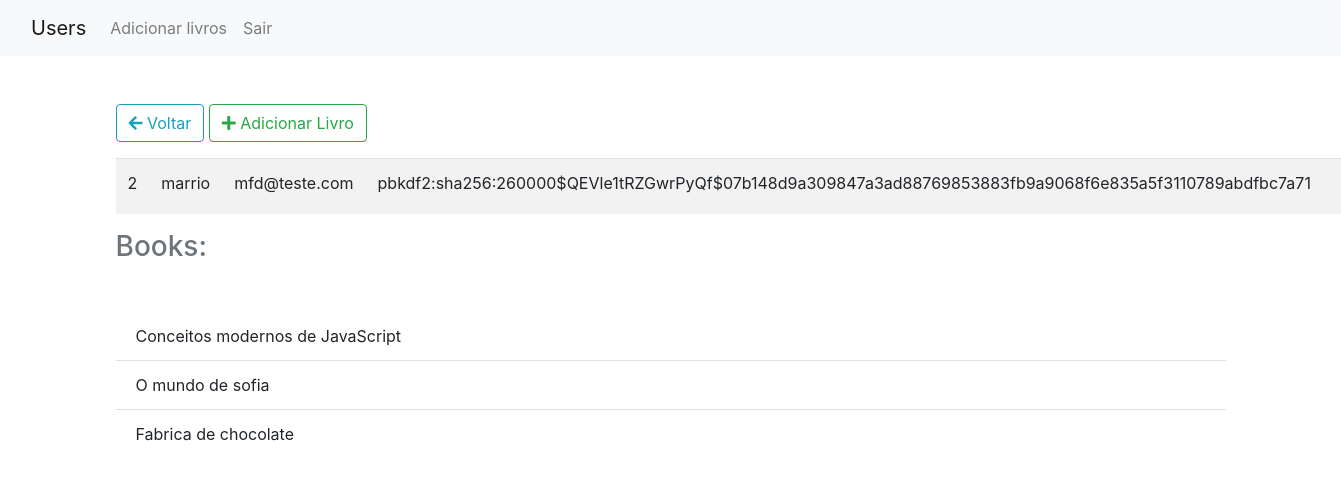
Screenshot of /user/2 (signed in) with the database file from the repository.
### app/models.py (models this page shows, shortened)
class User(db.Model, UserMixin):
    __tablename__ = "users"
    id = db.Column(db.Integer, primary_key=True)
    name = db.Column(db.String(84),nullable=False)
    email = db.Column(db.String(84),nullable=False, unique=True, index=True)
    password = db.Column(db.String(255),nullable=False)
    profile = db.relationship('Profile', backref='user',uselist=False)
    books = db.relationship('Book',secondary=books_in_users, lazy=True,backref=db.backref('users'))

class Book(db.Model):
    __tablename__ = "books"
    id = db.Column(db.Integer, primary_key=True)
    name = db.Column(db.String(125),nullable=False)

### app/routes.py (the view)
    @app.route("/user/<int:id>")
    @login_required
    def unique(id):
        user = User.query.get(id)
        return render_template("user.html",user=user)

### app/models.py (called while the page is built)
@login_manager.user_loader
def current_user(user_id):
    return User.query.get(user_id)

### app/templates/user.html (shortened to what this page needs)
{%extends 'base.html'%}
{%block content%}
<div class="mt-5">
    <a href="{{url_for('index')}}" class="btn btn-outline-info"><i class="fas fa-arrow-left"></i>  Voltar</a>
    <a href="{{url_for('user_add_book', id=user.id)}}" class="btn btn-outline-success"><i class="fas fa-plus"></i>  Adicionar Livro</a>
    <table class="table - table-striped mt-3">
        <tbody>
            <tr>
                <td>
                    {{user.id}}
                </td>
                <td>
                    {{user.name}}
                </td>
                <td>
                    {{user.email}}
                </td>
                <td>
                    {{user.password}}
                </td>
                <td>
                </td>
            </tr>
        </tbody>
    </table>
    <h3 class="text-muted">Books:</h3>
    <ul class="list-group list-group-flush mt-5">
        {%for book in user.books %}
        <li class="list-group-item">
            {{book.name}}
        </li>
        {%endfor%}
    </ul>
</div>
{%endblock%}

### app/templates/base.html (shortened to what this page needs)
<!doctype html>
<html lang="pt-br">
  <head>
    <link rel="stylesheet" href="https://pro.fontawesome.com/releases/v5.10.0/css/all.css"/>
    {%block styles%}
      {{bootstrap.load_css()}}
    {%endblock%}
  </head>
  <body>
        {%include 'nav.html'%}
        <div class="container">
            {% block content%}{%endblock%}
        </div>
  </body>
</html>

### app/templates/nav.html (shortened to what this page needs)
<nav class="navbar navbar-expand-lg navbar-light bg-light">
    <div class="container-fluid">
        <a class="navbar-brand" href="#">Users</a>
        <div class="collapse navbar-collapse" id="navbarNav">
        <ul class="navbar-nav">
            {% if not current_user.is_authenticated %}
                <li class="nav-item">
                    <a class="nav-link" href="{{url_for('register')}}">Registrar</a>
                </li>
                <li class="nav-item">
                    <a class="nav-link" href="{{url_for('login')}}">Login</a>
                </li>
            {% else %}
                <li class="nav-item">
                <a class="nav-link" href="{{url_for('book_add')}}">Adicionar livros</a>
                </li>
                <li class="nav-item">
                <a class="nav-link" href="{{url_for('logout')}}">Sair</a>
                </li>
            {% endif %}
        </ul>
        </div>
    </div>
</nav>

### rows the page displays
User: id "2", name "marrio", email "mfd@teste.com", password "pbkdf2:sha256:260000$QEVle1tRZGwrPyQf$07b148d9a309847a3ad88769853883fb9a9068f6e835a5f3110789abdfbc7a71"
Book: name "Conceitos modernos de JavaScript"
Book: name "O mundo de sofia"
Book: name "Fabrica de chocolate"
